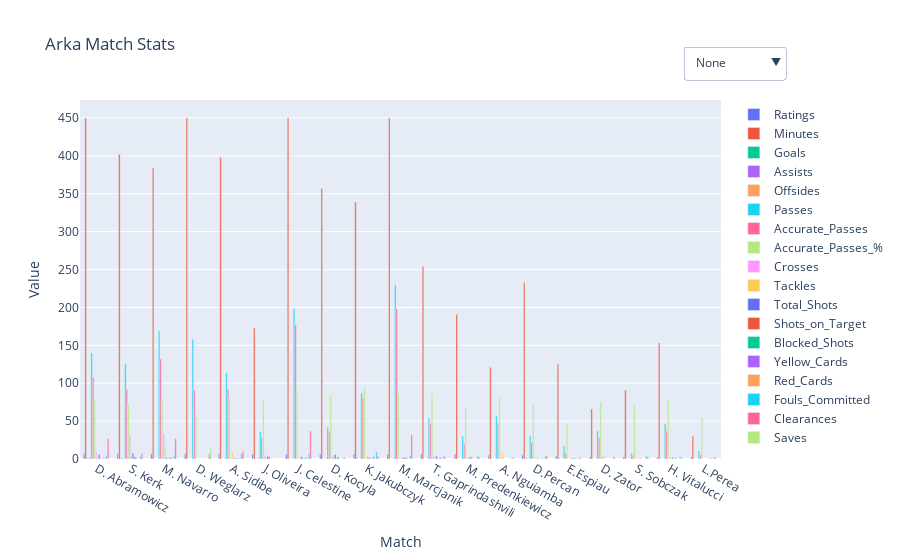

Source (notebook cell):
### Code cell
# Create the figure
from torch import layout


fig = go.Figure()

# List of metrics to plot
metrics = ['Ratings', 'Minutes', 'Goals', 'Assists', 'Offsides', 'Passes',
       'Accurate_Passes', 'Accurate_Passes_%', 'Crosses', 'Tackles',
       'Total_Shots', 'Shots_on_Target', 'Blocked_Shots', 'Yellow_Cards',
       'Red_Cards', 'Fouls_Committed', 'Clearances', 'Saves']

# Add traces for each metric
for metric in metrics:
    filtered_data = data[data[metrics] >  0]
    sorted_df = filtered_data.sort_values(by=metric, ascending=False)
    
    fig.add_trace(go.Bar(x=sorted_df.index, y=sorted_df[metric], name=metric))


# Define visibility matrix
n = len(metrics)
visibility_matrix = {
    "None": [False] * n,
    "AVG Rating": [metric in ['Ratings'] for metric in metrics],
    "Minutes": [metric in ['Minutes'] for metric in metrics],
    "Passes": [metric in ['Passes', 'Accurate_Passes', 'Accurate_Passes_%', 'Crosses'] for metric in metrics],
    "Attack": [metric in ['Goals', 'Assists', 'Total_Shots', 'Shots_on_Target', 'Shots_Inside_Box', 'Shots_Outside_Box'] for metric in metrics],
    "Defense": [metric in ['Tackles', 'Fouls_Drawn', 'Fouls_Committed', 'Saves'] for metric in metrics],
    "Cards": [metric in ['Yellow_Cards', 'Red_Cards'] for metric in metrics],
    "All": [True] * n
}

# Create buttons
buttons = [
    dict(label=label,
         method="update",
         args=[{"visible": visibility},
               {"title": f"Arka Match Stats: {label}"}])
    for label, visibility in visibility_matrix.items()
]

# Add dropdown to figure
fig.update_layout(
    updatemenus=[dict(
        active=0,
        buttons=buttons,
        x=1.1,
        y=1.15
    )],
    title="Arka Match Stats",
    xaxis_title="Match",
    yaxis_title="Value",
    barmode='group'
)

fig.show()
fig.write_html("Arka_stats_players_TOTAL.html")

### Figure 1 — Plotly figure (JSON) as saved in the notebook; plotly's stock layout.template omitted (floating-point values rounded to 4 significant figures)
{"data": [{"name": "Ratings", "type": "bar", "x": ["D. Abramowicz", "S. Kerk", "M. Navarro", "D. Weglarz", "A. Sidibe", "J. Oliveira", "J. Celestine", "D. Kocyla", "K. Jakubczyk", "M. Marcjanik", "T. Gaprindashvili", "M. Predenkiewicz", "A. Nguiamba", "D.Percan", "E.Espiau", "D. Zator", "S. Sobczak", "H. Vitalucci", "L.Perea"], "y": [7.1, 7.02, 6.96, 6.87, 6.81, 6.66, 6.64, 6.63, 6.62, 6.59, 6.48, 6.44, 5.43, 5.32, 3.81, 2.72, 2.53, 2.51, 2.48]}, {"name": "Minutes", "type": "bar", "x": ["D. Abramowicz", "J. Celestine", "M. Marcjanik", "D. Weglarz", "S. Kerk", "A. Sidibe", "M. Navarro", "D. Kocyla", "K. Jakubczyk", "T. Gaprindashvili", "D.Percan", "M. Predenkiewicz", "J. Oliveira", "H. Vitalucci", "E.Espiau", "A. Nguiamba", "S. Sobczak", "D. Zator", "L.Perea"], "y": [450.0, 450.0, 450.0, 450.0, 402.0, 398.0, 384.0, 357.0, 339.0, 254.0, 233.0, 191.0, 173.0, 153.0, 125.0, 121.0, 91.0, 66.0, 30.0]}, {"name": "Goals", "type": "bar", "x": ["D. Abramowicz", "S. Kerk", "K. Jakubczyk", "E.Espiau", "J. Oliveira", "A. Nguiamba", "D. Zator", "D. Kocyla", "D. Weglarz", "M. Navarro", "T. Gaprindashvili", "D.Percan", "M. Marcjanik", "A. Sidibe", "H. Vitalucci", "J. Celestine", "S. Sobczak", "M. Predenkiewicz", "L.Perea"], "y": [1.0, 1.0, 1.0, 1.0, NaN, NaN, NaN, NaN, NaN, NaN, NaN, NaN, NaN, NaN, NaN, NaN, NaN, NaN, NaN]}, {"name": "Assists", "type": "bar", "x": ["D. Abramowicz", "S. Kerk", "D.Percan", "J. Oliveira", "A. Nguiamba", "D. Zator", "K. Jakubczyk", "D. Kocyla", "D. Weglarz", "M. Navarro", "T. Gaprindashvili", "M. Marcjanik", "A. Sidibe", "H. Vitalucci", "J. Celestine", "S. Sobczak", "M. Predenkiewicz", "L.Perea", "E.Espiau"], "y": [1.0, 1.0, 1.0, NaN, NaN, NaN, NaN, NaN, NaN, NaN, NaN, NaN, NaN, NaN, NaN, NaN, NaN, NaN, NaN]}, {"name": "Offsides", "type": "bar", "x": ["D. Abramowicz", "J. Oliveira", "D. Kocyla", "T. Gaprindashvili", "M. Marcjanik", "A. Sidibe", "S. Kerk", "A. Nguiamba", "D. Zator", "K. Jakubczyk", "D. Weglarz", "M. Navarro", "D.Percan", "H. Vitalucci", "J. Celestine", "S. Sobczak", "M. Predenkiewicz", "L.Perea", "E.Espiau"], "y": [2.0, 2.0, 1.0, 1.0, 1.0, 1.0, NaN, NaN, NaN, NaN, NaN, NaN, NaN, NaN, NaN, NaN, NaN, NaN, NaN]}, {"name": "Passes", "type": "bar", "x": ["M. Marcjanik", "J. Celestine", "M. Navarro", "D. Weglarz", "D. Abramowicz", "S. Kerk", "A. Sidibe", "K. Jakubczyk", "A. Nguiamba", "T. Gaprindashvili", "H. Vitalucci", "D. Kocyla", "D. Zator", "J. Oliveira", "D.Percan", "M. Predenkiewicz", "E.Espiau", "L.Perea", "S. Sobczak"], "y": [230.0, 199.0, 169.0, 158.0, 140.0, 126.0, 114.0, 87.0, 57.0, 54.0, 47.0, 42.0, 37.0, 36.0, 31.0, 30.0, 17.0, 11.0, 7.0]}, {"name": "Accurate_Passes", "type": "bar", "x": ["M. Marcjanik", "J. Celestine", "M. Navarro", "D. Abramowicz", "A. Sidibe", "S. Kerk", "D. Weglarz", "K. Jakubczyk", "T. Gaprindashvili", "A. Nguiamba", "H. Vitalucci", "D. Kocyla", "D. Zator", "J. Oliveira", "D.Percan", "M. Predenkiewicz", "E.Espiau", "L.Perea", "S. Sobczak"], "y": [198.0, 177.0, 132.0, 108.0, 92.0, 92.0, 91.0, 81.0, 47.0, 47.0, 37.0, 36.0, 28.0, 28.0, 22.0, 20.0, 8.0, 6.0, 5.0]}, {"name": "Accurate_Passes_%", "type": "bar", "x": ["K. Jakubczyk", "J. Celestine", "T. Gaprindashvili", "M. Marcjanik", "D. Kocyla", "A. Nguiamba", "A. Sidibe", "H. Vitalucci", "M. Navarro", "J. Oliveira", "D. Abramowicz", "D. Zator", "S. Kerk", "S. Sobczak", "D.Percan", "M. Predenkiewicz", "D. Weglarz", "L.Perea", "E.Espiau"], "y": [93.1, 88.94, 87.04, 86.09, 85.71, 82.46, 80.7, 78.72, 78.11, 77.78, 77.14, 75.68, 73.02, 71.43, 70.97, 66.67, 57.59, 54.55, 47.06]}, {"name": "Crosses", "type": "bar", "x": ["M. Navarro", "S. Kerk", "D. Abramowicz", "J. Oliveira", "T. Gaprindashvili", "D. Zator", "D. Kocyla", "H. Vitalucci", "M. Predenkiewicz", "A. Nguiamba", "A. Sidibe", "K. Jakubczyk", "D. Weglarz", "D.Percan", "M. Marcjanik", "J. Celestine", "S. Sobczak", "L.Perea", "E.Espiau"], "y": [34.0, 33.0, 9.0, 5.0, 4.0, 3.0, 3.0, 2.0, 2.0, 1.0, 1.0, NaN, NaN, NaN, NaN, NaN, NaN, NaN, NaN]}, {"name": "Tackles", "type": "bar", "x": ["M. Navarro", "A. Sidibe", "A. Nguiamba", "D. Kocyla", "K. Jakubczyk", "S. Kerk", "D. Zator", "D. Abramowicz", "J. Oliveira", "D.Percan", "J. Celestine", "T. Gaprindashvili", "M. Marcjanik", "H. Vitalucci", "S. Sobczak", "M. Predenkiewicz", "D. Weglarz", "L.Perea", "E.Espiau"], "y": [16.0, 9.0, 8.0, 6.0, 5.0, 4.0, 4.0, 2.0, 2.0, 2.0, 2.0, 1.0, 1.0, 1.0, 1.0, 1.0, NaN, NaN, NaN]}, {"name": "Total_Shots", "type": "bar", "x": ["S. Kerk", "D. Abramowicz", "D. Kocyla", "J. Oliveira", "T. Gaprindashvili", "J. Celestine", "M. Predenkiewicz", "K. Jakubczyk", "M. Navarro", "M. Marcjanik", "H. Vitalucci", "D.Percan", "A. Sidibe", "E.Espiau", "A. Nguiamba", "D. Zator", "D. Weglarz", "S. Sobczak", "L.Perea"], "y": [8.0, 6.0, 6.0, 4.0, 4.0, 3.0, 3.0, 2.0, 2.0, 2.0, 2.0, 1.0, 1.0, 1.0, NaN, NaN, NaN, NaN, NaN]}, {"name": "Shots_on_Target", "type": "bar", "x": ["S. Kerk", "J. Oliveira", "M. Marcjanik", "M. Predenkiewicz", "D. Abramowicz", "K. Jakubczyk", "D. Kocyla", "T. Gaprindashvili", "A. Sidibe", "S. Sobczak", "E.Espiau", "A. Nguiamba", "D. Zator", "D. Weglarz", "M. Navarro", "D.Percan", "H. Vitalucci", "J. Celestine", "L.Perea"], "y": [3.0, 3.0, 2.0, 2.0, 1.0, 1.0, 1.0, 1.0, 1.0, 1.0, 1.0, NaN, NaN, NaN, NaN, NaN, NaN, NaN, NaN]}, {"name": "Blocked_Shots", "type": "bar", "x": ["D. Kocyla", "S. Kerk", "M. Navarro", "M. Marcjanik", "H. Vitalucci", "T. Gaprindashvili", "A. Sidibe", "J. Celestine", "E.Espiau", "D. Abramowicz", "J. Oliveira", "A. Nguiamba", "D. Zator", "K. Jakubczyk", "D. Weglarz", "D.Percan", "S. Sobczak", "M. Predenkiewicz", "L.Perea"], "y": [3.0, 2.0, 2.0, 2.0, 2.0, 1.0, 1.0, 1.0, 1.0, NaN, NaN, NaN, NaN, NaN, NaN, NaN, NaN, NaN, NaN]}, {"name": "Yellow_Cards", "type": "bar", "x": ["K. Jakubczyk", "M. Navarro", "T. Gaprindashvili", "J. Celestine", "D. Abramowicz", "D.Percan", "M. Marcjanik", "A. Sidibe", "L.Perea", "E.Espiau", "S. Kerk", "J. Oliveira", "A. Nguiamba", "D. Zator", "D. Kocyla", "D. Weglarz", "H. Vitalucci", "S. Sobczak", "M. Predenkiewicz"], "y": [3.0, 2.0, 2.0, 2.0, 1.0, 1.0, 1.0, 1.0, 1.0, 1.0, NaN, NaN, NaN, NaN, NaN, NaN, NaN, NaN, NaN]}, {"name": "Red_Cards", "type": "bar", "x": ["D. Abramowicz", "S. Kerk", "J. Oliveira", "A. Nguiamba", "D. Zator", "K. Jakubczyk", "D. Kocyla", "D. Weglarz", "M. Navarro", "T. Gaprindashvili", "D.Percan", "M. Marcjanik", "A. Sidibe", "H. Vitalucci", "J. Celestine", "S. Sobczak", "M. Predenkiewicz", "L.Perea", "E.Espiau"], "y": [NaN, NaN, NaN, NaN, NaN, NaN, NaN, NaN, NaN, NaN, NaN, NaN, NaN, NaN, NaN, NaN, NaN, NaN, NaN]}, {"name": "Fouls_Committed", "type": "bar", "x": ["K. Jakubczyk", "A. Sidibe", "J. Celestine", "D. Abramowicz", "M. Navarro", "M. Marcjanik", "T. Gaprindashvili", "S. Sobczak", "M. Predenkiewicz", "S. Kerk", "D.Percan", "H. Vitalucci", "L.Perea", "A. Nguiamba", "D. Kocyla", "E.Espiau", "J. Oliveira", "D. Zator", "D. Weglarz"], "y": [9.0, 7.0, 7.0, 5.0, 5.0, 5.0, 4.0, 4.0, 4.0, 3.0, 3.0, 3.0, 2.0, 1.0, 1.0, 1.0, NaN, NaN, NaN]}, {"name": "Clearances", "type": "bar", "x": ["J. Celestine", "M. Marcjanik", "D. Abramowicz", "M. Navarro", "A. Sidibe", "S. Kerk", "D. Weglarz", "D.Percan", "K. Jakubczyk", "D. Zator", "D. Kocyla", "A. Nguiamba", "S. Sobczak", "M. Predenkiewicz", "L.Perea", "E.Espiau", "T. Gaprindashvili", "H. Vitalucci", "J. Oliveira"], "y": [37.0, 32.0, 27.0, 27.0, 10.0, 7.0, 7.0, 4.0, 4.0, 3.0, 2.0, 2.0, 2.0, 2.0, 2.0, 2.0, 1.0, 1.0, NaN]}, {"name": "Saves", "type": "bar", "x": ["D. Weglarz", "D. Abramowicz", "S. Kerk", "J. Oliveira", "A. Nguiamba", "D. Zator", "K. Jakubczyk", "D. Kocyla", "M. Navarro", "T. Gaprindashvili", "D.Percan", "M. Marcjanik", "A. Sidibe", "H. Vitalucci", "J. Celestine", "S. Sobczak", "M. Predenkiewicz", "L.Perea", "E.Espiau"], "y": [15.0, NaN, NaN, NaN, NaN, NaN, NaN, NaN, NaN, NaN, NaN, NaN, NaN, NaN, NaN, NaN, NaN, NaN, NaN]}], "layout": {"barmode": "group", "title": {"text": "Arka Match Stats"}, "updatemenus": [{"active": 0, "buttons": [{"args": [{"visible": [false, false, false, false, false, false, false, false, false, false, false, false, false, false, false, false, false, false]}, {"title": "Arka Match Stats: None"}], "label": "None", "method": "update"}, {"args": [{"visible": [true, false, false, false, false, false, false, false, false, false, false, false, false, false, false, false, false, false]}, {"title": "Arka Match Stats: AVG Rating"}], "label": "AVG Rating", "method": "update"}, {"args": [{"visible": [false, true, false, false, false, false, false, false, false, false, false, false, false, false, false, false, false, false]}, {"title": "Arka Match Stats: Minutes"}], "label": "Minutes", "method": "update"}, {"args": [{"visible": [false, false, false, false, false, true, true, true, true, false, false, false, false, false, false, false, false, false]}, {"title": "Arka Match Stats: Passes"}], "label": "Passes", "method": "update"}, {"args": [{"visible": [false, false, true, true, false, false, false, false, false, false, true, true, false, false, false, false, false, false]}, {"title": "Arka Match Stats: Attack"}], "label": "Attack", "method": "update"}, {"args": [{"visible": [false, false, false, false, false, false, false, false, false, true, false, false, false, false, false, true, false, true]}, {"title": "Arka Match Stats: Defense"}], "label": "Defense", "method": "update"}, {"args": [{"visible": [false, false, false, false, false, false, false, false, false, false, false, false, false, true, true, false, false, false]}, {"title": "Arka Match Stats: Cards"}], "label": "Cards", "method": "update"}, {"args": [{"visible": [true, true, true, true, true, true, true, true, true, true, true, true, true, true, true, true, true, true]}, {"title": "Arka Match Stats: All"}], "label": "All", "method": "update"}], "x": 1.1, "y": 1.15}], "xaxis": {"title": {"text": "Match"}}, "yaxis": {"title": {"text": "Value"}}}}
